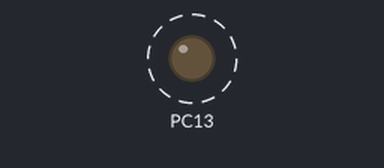
A sketch run on a simulated STM32 Blue Pill. Shown: output pins drawn as LEDs (lit = HIGH). Dashed ring = blinking. What the sketch prints to the serial monitor is not drawn.

Above: at 0.3 s.
Timing chart, 0 to 3.0 s (numbered marks = the images above):
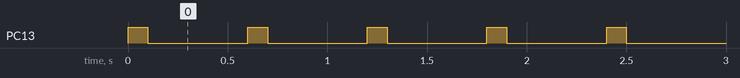

Measured:
- by itself, PC13: alternates HIGH for 0.10 s and LOW for 0.50 s

The sketch:

0.BlinkingLED_HelloWorld.ino
```cpp
void setup() {
  // put your setup code here, to run once:
pinMode(PC13,OUTPUT);
}

void loop() {
  // put your main code here, to run repeatedly:
Serial.begin(115200);
Serial.println("Hello World!");
digitalWrite(PC13,HIGH);
delay(100);
digitalWrite(PC13,LOW);
delay(500);
}
```
